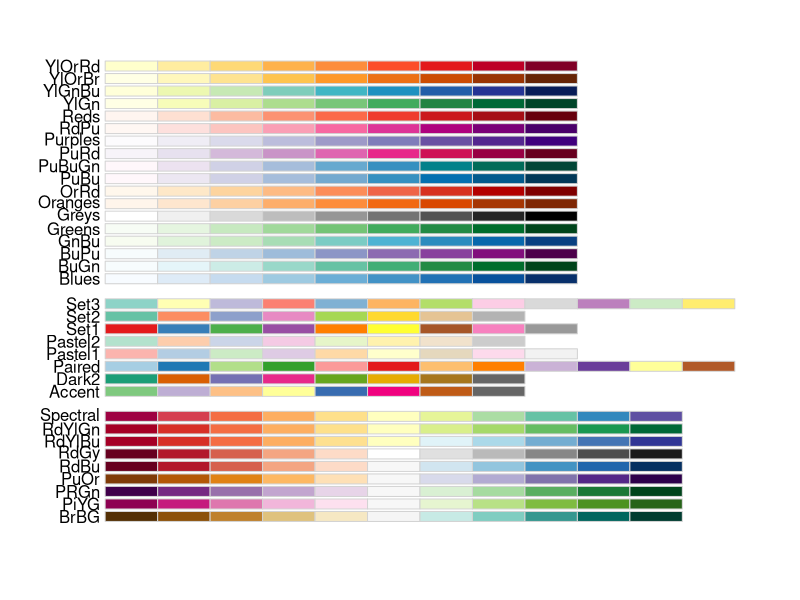
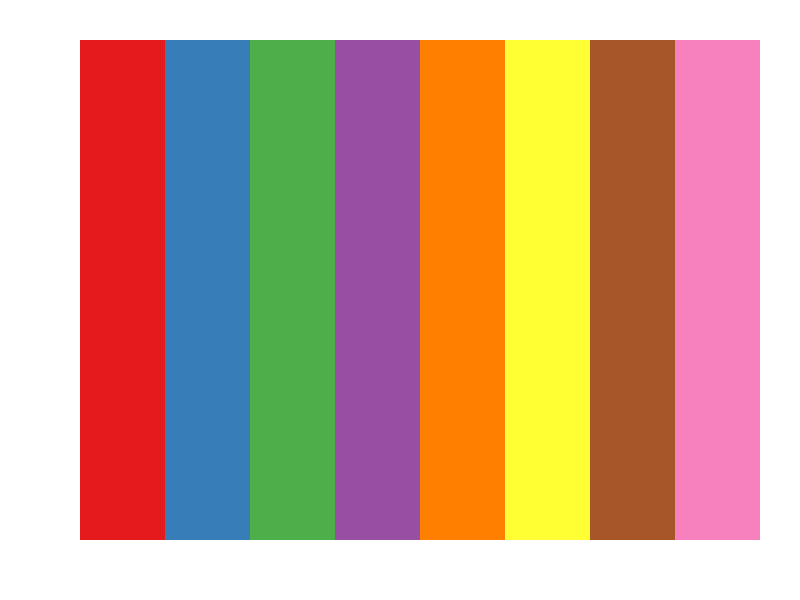
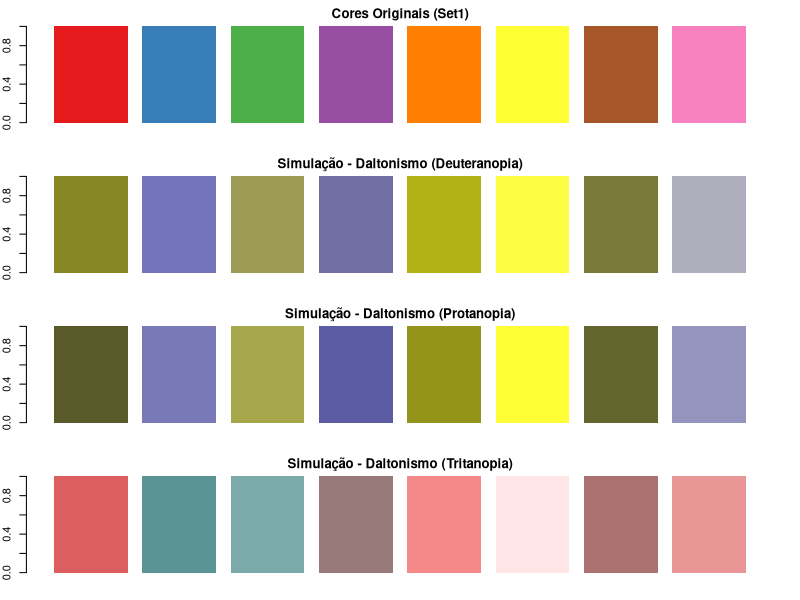

Here is the R script that generated these plots, in order:

# Curso Visualização e Análise de Dados com Software R
# Aplicadas  Vigilância em Sa?de
# Programa de Fortalecimento da Epidemiologia nos Servicos de Saúde - PROFEPI

# Módulo 2 - Visualização de dados
# Outras informações de funcionalidades
## Profa. Dra. Elisangela Lizzi

### -----------------------------------------------------------------------###
#### Carregar bibliotecas
library(RColorBrewer) ## paleta de cores
library(dichromat) ## para simular como as cores serão vistas.

### -----------------------------------------------------------------------###
###Pacote de paleta de cores Rcolor Brewer para saber os nomes das paletas de cores 
###display de possibilidades, use as linhas de comandos:

library(RColorBrewer)
par(mar=c(3,4,2,2))
display.brewer.all()


###Paleta de cores para daltonismo
# Exibir uma paleta segura
display.brewer.pal(8, "Set1")

### -----------------------------------------------------------------------###
# Simulação de daltonismo (deuteranopia)
cols <- brewer.pal(8, "Set1")
dichromat(cols, type = "deutan") ## código das cores para personalizar


### -----------------------------------------------------------------------###
####### Simulações de visualizações
#Deutan Colors: Adapta a paleta para deuteranopia (daltonismo mais comum, insensibilidade ao verde).
#Protan Colors: Adapta a paleta para protanopia (insensibilidade ao vermelho).
#Tritan Colors: Adapta a paleta para tritanopia (insensibilidade ao azul).

# Escolher a paleta Set1 (qualitativa)
original_colors <- brewer.pal(8, "Set1")

# Simular as cores para deuteranopia
deutan_colors <- dichromat(original_colors, type = "deutan")

# Simular as cores para protanopia
protan_colors <- dichromat(original_colors, type = "protan")

# Simular as cores para tritanopia
tritan_colors <- dichromat(original_colors, type = "tritan")


### -----------------------------------------------------------------------###
# Plotar as cores originais e simuladas
par(mfrow = c(4, 1), mar = c(2, 2, 2, 2)) ## janela gráfica e espaçamento

## Original Colors: Mostra a paleta original escolhida (no exemplo, "Set1").
barplot(rep(1, length(original_colors)), col = original_colors, border = NA,
        main = "Cores Originais (Set1)")

##Deutan Colors: Adapta a paleta para deuteranopia (daltonismo mais comum, insensibilidade ao verde).
barplot(rep(1, length(deutan_colors)), col = deutan_colors, border = NA,
        main = "Simulação - Daltonismo (Deuteranopia)")

##Protan Colors: Adapta a paleta para protanopia (insensibilidade ao vermelho).
barplot(rep(1, length(protan_colors)), col = protan_colors, border = NA,
        main = "Simulação - Daltonismo (Protanopia)")

##Tritan Colors: Adapta a paleta para tritanopia (insensibilidade ao azul).
barplot(rep(1, length(tritan_colors)), col = tritan_colors, border = NA,
        main = "Simulação - Daltonismo (Tritanopia)")
